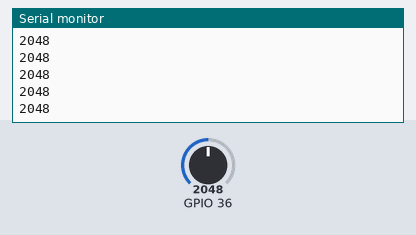
Bench run of a sketch on a simulated ESP32. On the bench: the last lines printed to the serial monitor. Inputs (shaded band) come from the test bench; at power-on: GPIO 36 = 2048.

Above: at 1.2 s.
1.3 s: GPIO 36 set to 2866
At 1.41 s:
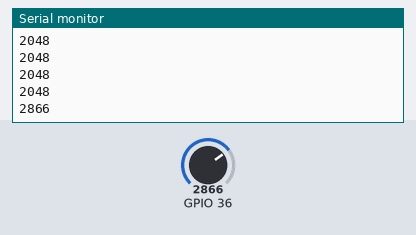
2.8 s: GPIO 36 set to 3603
At 2.81 s:
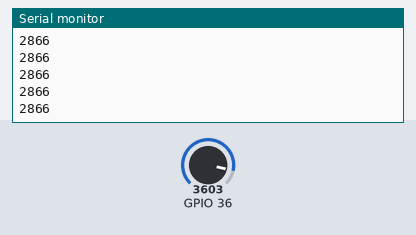
Timing chart, 0 to 5.8 s (numbered marks = the images above; inputs shaded):
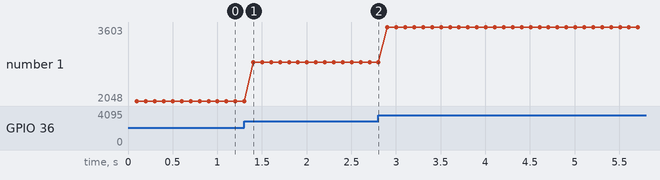

Measured:
- after the input at 1.3 s, the serial monitor: prints a new line after 0.10 s (image 1)
- plotted number 1: 2048 → 2866 after the input at 1.3 s, 2866 → 3603 after the input at 2.8 s

The sketch:

Tesis1.0.ino
```cpp
long light = 0;

void setup() {
    pinMode(A0,INPUT);
    pinMode(3,INPUT);
    pinMode(4,INPUT);
    Serial.begin(115200);
}

void loop() {
#ifdef RGB_BUILTIN
  digitalWrite(RGB_BUILTIN, HIGH);   // Turn the RGB LED white
  delay(1000);
  digitalWrite(RGB_BUILTIN, LOW);    // Turn the RGB LED off
  delay(1000);

  neopixelWrite(RGB_BUILTIN,RGB_BRIGHTNESS,0,0); // Red
  delay(1000);
  neopixelWrite(RGB_BUILTIN,0,RGB_BRIGHTNESS,0); // Green
  delay(1000);
  neopixelWrite(RGB_BUILTIN,0,0,RGB_BRIGHTNESS); // Blue
  delay(1000);
  neopixelWrite(RGB_BUILTIN,0,0,0); // Off / black
  delay(1000);
#endif
    light = 0;
    light += analogRead(A0);
    delay(100);
    Serial.println(light);
}
```
